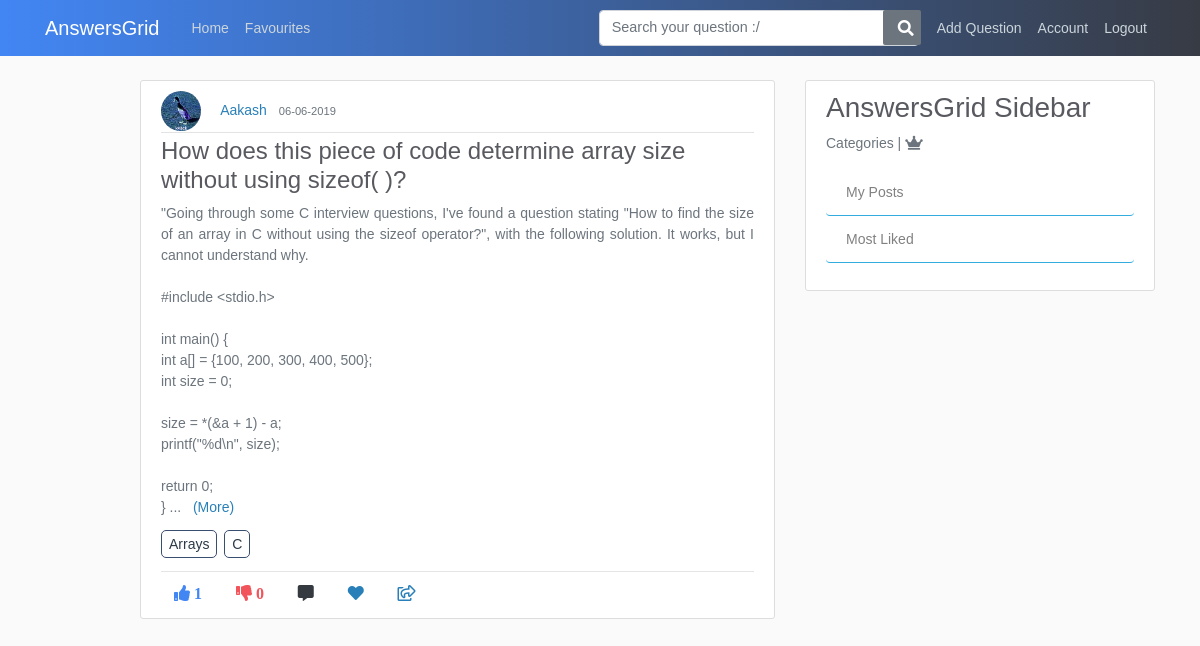
/tags/C (signed in), run on an earlier commit of the app's database.
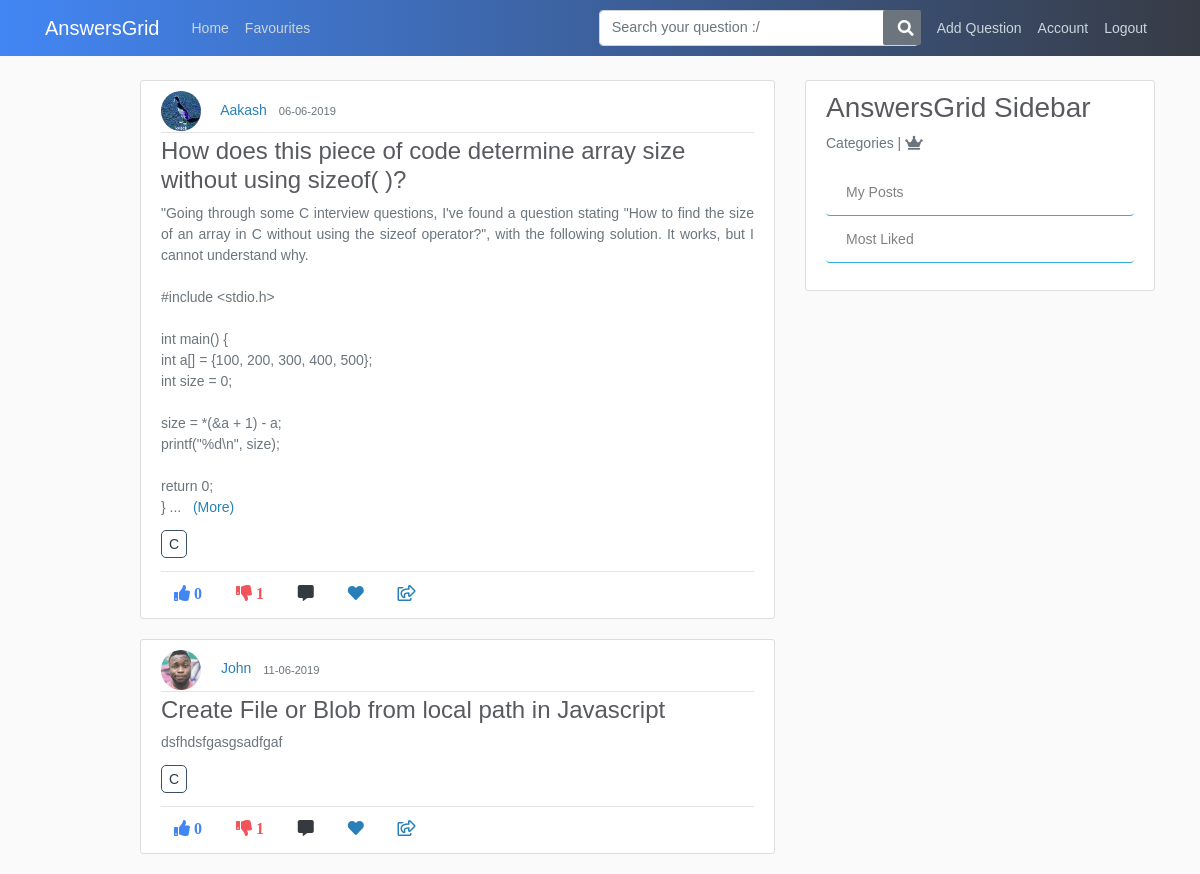
And on a later commit of the database.
### application/models.py (models this page shows, shortened)
class tagposts(db.Model):
    id = db.Column(db.Integer, primary_key=True, nullable=False)
    post_id = db.Column(db.Integer, db.ForeignKey('post.id'), nullable=False)
    tag_id = db.Column(db.Integer, db.ForeignKey('tags.tag_id'), nullable=False)

class User(db.Model, UserMixin):
    id = db.Column(db.Integer, primary_key=True)
    username = db.Column(db.String(20), unique=True, nullable=False)
    email = db.Column(db.String(120), unique=True, nullable=False)
    image_file = db.Column(db.String(20), nullable=False, default='default.jpg')
    password = db.Column(db.String(60), nullable=False)
    posts = db.relationship('Post', backref='author', lazy=True)
    answers = db.relationship('Answer', backref="author", lazy=True)
    comments = db.relationship('Comment', backref='author', lazy=True)
    answercomments = db.relationship('AnswerComment', backref='author', lazy=True)
    favourites = db.relationship('Favourite', backref='author', lazy=True)

class Post(db.Model):
    id = db.Column(db.Integer, primary_key=True)
    title = db.Column(db.String(100), nullable=False)
    content = db.Column(db.Text, nullable=False)
    date_posted = db.Column(db.DateTime, nullable=False, default=datetime.utcnow)
    like_count = db.Column(db.Integer, nullable=False, default=0)
    dislike_count = db.Column(db.Integer, nullable=False, default=0)
    user_id = db.Column(db.Integer, db.ForeignKey('user.id'), nullable=False)
    comments = db.relationship('Comment', backref='commentOnPost', lazy=True)
    answers = db.relationship('Answer', backref='answerOnPost', lazy=True)
    favourites = db.relationship('Favourite', backref='favour_post', lazy=True)

class Tags(db.Model):
    tag_id = db.Column(db.Integer, primary_key=True, nullable=False)
    tag_title = db.Column(db.String,nullable=False)

### application/routes.py (the view)
@app.route('/tags/<tag_title>')
def tags(tag_title):
    page = request.args.get('page',1,type=int)
    posts = Post.query.order_by(Post.date_posted.desc()).paginate(page=page, per_page=5)
    tag_title = tag_title
    joinedTables = db.session.query(tagposts.post_id,tagposts.tag_id,Tags.tag_title,Post.title,Post.user_id,Post.like_count, Post.dislike_count,Post.content,Post.author,Post.date_posted,User.username,User.image_file).join(Tags).join(Post).join(User).all()
    for item in joinedTables:
        if tag_title == item.tag_title:
            tags_on_post = db.session.query(tagposts.post_id, tagposts.tag_id, Tags.tag_title).join(Tags).filter(tagposts.post_id==item.post_id).all()
            print('tags: ', tags_on_post)
            list_of_all_post_tags =  []
            for a in tags_on_post:
                list_of_all_post_tags.append(a.tag_title)
    return render_template("tags.html", posts=posts, joinedTables=joinedTables, tag_title=tag_title, list_of_all_post_tags=list_of_all_post_tags)

### application/models.py (called while the page is built)
@login_manager.user_loader
def load_user(user_id):
    return User.query.get(int(user_id))

### application/templates/tags.html (shortened to what this page needs)
{% extends "layout.html" %}
{% block content %}
      {% for item in joinedTables %}
      {% if tag_title == item.tag_title %}
        <article class="media content-section">
          <div class="media-body">
            <img class="rounded-circle article-img" src="{{ url_for('static', filename='profile_pics/' + item.image_file) }}">
            <a class="mr-2" href="{{ url_for('user_posts', username=item.username) }}">{{ item.username }}</a>
            <small class="text-muted">{{ item.date_posted.strftime('%d-%m-%Y') }}</small>
            <div class="article-metadata">
            </div>
            <h4><a class="article-title" href="{{ url_for('comment_post', post_id=item.post_id) }}">{{ item.title }}</a></h4>
            <p class="article-content more text-justify text-muted">{{ item.content }}</p>
            {% for x in list_of_all_post_tags %}
              <a class="article-content tag-style" href="#">{{ x }}</a>
            {% endfor %}
            <hr>
            <div class="footRow">
                {%  if current_user.is_authenticated %}
                  <a><i class="fas fa-thumbs-up mr-1 btn upvote" id="/vote/{{item.post_id}}/{{current_user.id}}" onclick="contentDisp(this);">  {{ item.like_count }} </i></a>
                  <a><i class="fas fa-thumbs-down mr-1 btn upvote" id="/downvote/{{item.post_id}}/{{current_user.id}}" onclick="contentDisp(this);" >  {{ item.dislike_count }} </i></a>
                  <a href="{{url_for('comment_post', post_id=item.post_id)}}"><i class="fas fa-comment-alt mr-1 btn text-dark"></i></a>
                  <a href="{{url_for('favourite_post', post_id=item.post_id)}}"><i class="fas fa-heart mr-1 btn"></i></a>
                 <a class="a2a_dd" href="https://www.addtoany.com/share"><i class="far fa-share-square btn"></i></a>
                {% endif %}
            </div>
          </div>
        </article>
      {% endif %}
      {% endfor %}
{% endblock content %}

### application/templates/layout.html (shortened to what this page needs)
<!DOCTYPE html>
<html>
<head>
    <link rel="stylesheet" href="https://maxcdn.bootstrapcdn.com/bootstrap/4.0.0/css/bootstrap.min.css">
    <link rel="stylesheet" type="text/css" href="{{ url_for('static', filename='main.css') }}">
    <link rel="stylesheet" href="https://use.fontawesome.com/releases/v5.8.1/css/all.css">
    <link href="https://cdnjs.cloudflare.com/ajax/libs/summernote/0.8.11/summernote.css" rel="stylesheet">
    <link href="https://cdnjs.cloudflare.com/ajax/libs/select2/4.0.6-rc.0/css/select2.min.css" rel="stylesheet" />
    <link href="//cdnjs.cloudflare.com/ajax/libs/jquery-form-validator/2.3.26/theme-default.min.css"
    rel="stylesheet" type="text/css" />
</head>
<body>
    <header class="site-header">
      <nav class="navbar navbar-expand-md navbar-dark fixed-top">
        <div class="container">
          <a class="navbar-brand mr-4" href="/">AnswersGrid</a>
          <div class="collapse navbar-collapse" id="navbarToggle">
            <div class="navbar-nav mr-auto">
              <a class="nav-item nav-link" href="{{ url_for('home') }}">Home</a>
              {%  if current_user.is_authenticated %}
              <a class="nav-item nav-link" href="{{ url_for('favourite') }}">Favourites</a>
              {% endif %}
            </div>
            <form method="POST" action="/search" class="form-inline my-2 my-lg-0 form-group">
              <input class="form-control mr-sm-2 search-box" type="search" placeholder="Search your question :/" name="search" aria-label="Search">
              <button class="btn bg-secondary text-white mr-2 fa-searchBtn" type="submit"><i class="fas fa-search"></i></button>
             </form>
            <div class="navbar-nav">
              {%  if current_user.is_authenticated %}
              <a class="nav-item nav-link" href="{{ url_for('new_post') }}">Add Question</a>
              <a class="nav-item nav-link" href="{{ url_for('account') }}">Account</a>
              <a class="nav-item nav-link" href="{{ url_for('logout') }}">Logout</a>
              {% else  %}
              <a class="nav-item nav-link" href="{{ url_for('login') }}">Login</a>
              <a class="nav-item nav-link" href="{{ url_for('register') }}">Register</a>
            {% endif %}
            </div>
          </div>
        </div>
      </nav>
    </header>
    <main role="main" class="container">
      <div class="row">
        <div class="col-md-1"></div>
        <div class="col-md-7">
          {% block content %}{% endblock %}
        </div>
        <div class="col-md-4">
            <div class="content-section">
              <h3>AnswersGrid Sidebar </h3>
              <p class='text-muted'>Categories | <i class="fas fa-crown"></i>
                <ul class="list-group">
                  {%  if current_user.is_authenticated %}
                  <a href="{{ url_for('user_posts', username=current_user.username) }}"><li class="list-group-item list-group-item-light sidebar">My Posts</li></a>
                  <a href="{{url_for('most_liked')}}"><li class="list-group-item list-group-item-light sidebar">Most Liked</li></a>
                  {% else %}
                  <a href="{{ url_for('login') }}"><li class="list-group-item list-group-item-light sidebar">My Posts</li></a>
                  <a href="{{url_for('most_liked')}}"><li class="list-group-item list-group-item-light sidebar">Most Liked</li></a>
                  {% endif %}
                </ul>
              </p>
            </div>
          </div>
        </div>
    </main>
</body>
</html>

### application/static/main.css (style rules this page uses)
body { background: #fafafa; color: #333333; margin-top: 5rem; }
h1, h2, h3, h4, h5, h6 { color: #444444; }
.site-header .navbar-nav .nav-link { color: #cbd5db; }
.content-section { background: #ffffff; padding: 10px 20px; border: 1px solid #dddddd; border-radius: 3px; margin-bottom: 20px; }
.article-title { color: #444444; }
.article-content { white-space: pre-line; }
.article-img { height: 40px; width: 40px; margin-right: 16px; }
.article-metadata { padding-bottom: 1px; margin-bottom: 4px; border-bottom: 1px solid #e3e3e3 }
form .search-box { width:300px; }

### application/templates/layout.html (style rules this page uses)
body { color: #2e2626; margin-top: 5rem; font-size: 14px; font-weight: unset; line-height: 1.5; font-family: Arial; }
.fa-searchBtn { margin-left: -44px; background: #6d747c; padding: 7px; height:35px; padding-left: 15px; padding-right: -25px; border-radius: 2px; border: none; }
.form-control { display: block; width: 100%; padding: .375rem .75rem; font-size: .9rem; line-height: 1.5; color: #495057; background-color: #fff; background-clip: padding-box; border: 1px solid #ced4da; border-radius: .25rem; transition: border-color .15s ease-in-out,box-shadow .15s ease-in-out; }
.navbar { background: linear-gradient(to right, #4286f4, #373B44); }
form .search-box { width: 20rem!important; }
img { display: inline; }
.footRow { margin-top: -10px; }
.tag-style { margin-right: 3px; border: 1px solid #3a4e70; padding: 5px 7px; border-radius: 5px; color: #2C3A47 }
a { color: #2980b9; }
.fa-thumbs-up { color: #4286f4; }
.fa-thumbs-down { color: #f1545b }
.list-group-item:last-child { margin-bottom: 1px; background: #fff; border-left: none; border-right: none; border-top: none; border-bottom: 1px solid#33aedc; }
h4,h3 { color: #595a60; }
.article-title { color: #595a60; }

What changed in the data, as far as the page shows it:
computed for tagposts "How does this piece of code determine array size without using sizeof( )?": loses Tags (tag_title "Arrays"); like_count "1" → "0"; dislike_count "0" → "1"
added tagposts: image_file (picture), username "John", date_posted "11-06-2019", title "Create File or Blob from local path in Javascript", content "dsfhdsfgasgsadfgaf", list_of_all_post_tags "C", like_count "0", dislike_count "1"
